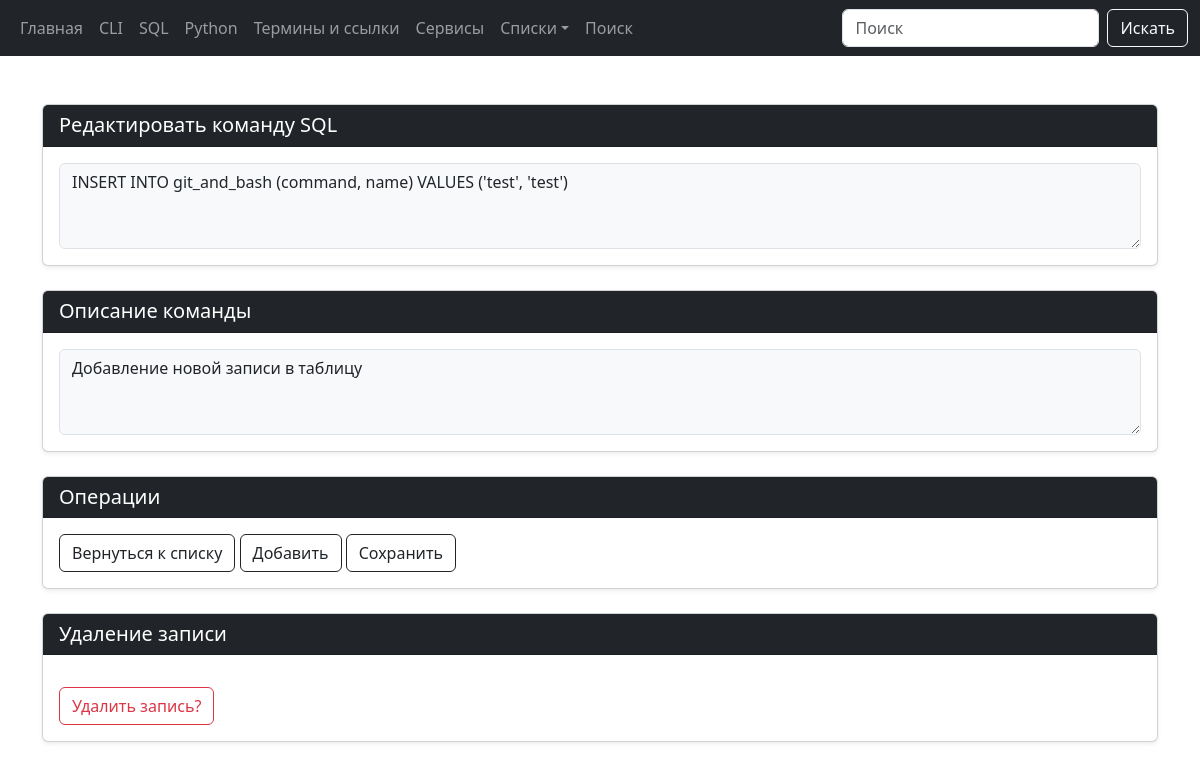
Page /sql/edit/1/ on the committed database.
### tables this page shows
CREATE TABLE "sql" (
  [sql_id] INTEGER PRIMARY KEY AUTOINCREMENT,
  [sql_name] TEXT NOT NULL,
  [sql_command] TEXT NOT NULL,
  [sql_date_add] TIMESTAMP DEFAULT CURRENT_TIMESTAMP,
  [sql_date_edit] TEXT
);

### modules/sql/edit_sql_command.py (the view, shortened to what this page needs)
@bp.route("/sql/edit/<int:sql_id>/", methods=("GET", "POST"))
def edit_sql_command(sql_id):
    conn = connect.get_db_connection()
    edit_sql_command_view = conn.execute("SELECT * FROM sql WHERE sql_id = ?",
                                         (sql_id,)).fetchone()
    return render_template("sql/edit_sql_command.html", edit_sql_command_view=edit_sql_command_view)

### modules/connect.py (called while the page is built)
def get_db_connection():
    db_path = os.path.join(BASE_DIR, '../database.db')
    conn = sqlite3.connect(db_path, timeout=30)
    conn.row_factory = sqlite3.Row
    return conn

### templates/sql/edit_sql_command.html (shortened to what this page needs)
{% extends 'base.html' %}
{% block content %}
<div class="container mt-5">
    <form method="post">
        <div class="card mb-4 shadow-sm">
            <div class="card-header bg-dark text-white">
                <label for="sql_command" class="h5 mb-0">Редактировать команду SQL</label>
            </div>
            <div class="card-body">
                <textarea class="form-control bg-light text-dark" id="sql_command" name="sql_command" rows="3"
                    placeholder="Введите команду" required>{{ edit_sql_command_view.sql_command }}</textarea>
            </div>
        </div>
        <div class="card mb-4 shadow-sm">
            <div class="card-header bg-dark text-white">
                <label for="sql_name" class="h5 mb-0">Описание команды</label>
            </div>
            <div class="card-body">
                <textarea class="form-control bg-light text-dark" id="sql_name" name="sql_name" rows="3"
                    placeholder="Введите описание команды" required>{{ edit_sql_command_view.sql_name }}</textarea>
            </div>
        </div>
        <div class="card mb-4 shadow-sm">
            <div class="card-header bg-dark text-white">
                <div class="h5 mb-0">Операции</div>
            </div>
            <div class="card-body">
                <a href="{{ url_for('sql_list_commands.sql_list_commands') }}" class="btn btn-outline-dark"> Вернуться к списку
                </a>
                <a href="{{ url_for('add_sql_command.add_sql_command') }}" class="btn btn-outline-dark"> Добавить</a>
                <button type="submit" class="btn btn-outline-dark"> Сохранить</button>
            </div>
        </div>
    </form>
    <div class="card mb-4 shadow-sm">
        <div class="card-header bg-dark text-white">
            <div class="h5 mb-0">Удаление записи</div>
        </div>
        <div class="card-body">
            <form action="{{ url_for('delete_sql_command.delete_sql_command', sql_id=edit_sql_command_view['sql_id'])}}"
                method="POST" class="mt-3">
                <button type="submit" class="btn btn-outline-danger"
                    onclick="return confirm('Вы уверены что хотите удалить запись?')">
                     Удалить запись?
                </button>
            </form>
        </div>
    </div>
    {% endblock %}

### rows in the picture
sql: sql_command "INSERT INTO git_and_bash (command, name) VALUES ('test', 'test')", sql_name "Добавление новой записи в таблицу"
